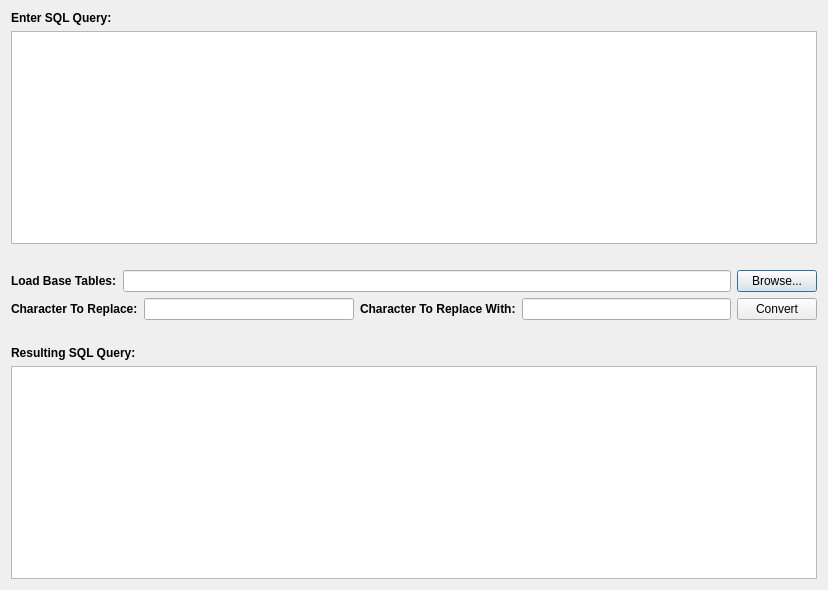
<?xml version="1.0" encoding="UTF-8"?>
<ui version="4.0">
 <class>frmMain</class>
 <widget class="QDialog" name="frmMain">
  <property name="geometry">
   <rect>
    <x>0</x>
    <y>0</y>
    <width>828</width>
    <height>590</height>
   </rect>
  </property>
  <property name="windowTitle">
   <string>SQL Find-n-Replace</string>
  </property>
  <property name="sizeGripEnabled">
   <bool>false</bool>
  </property>
  <layout class="QGridLayout" name="gridLayout">
   <item row="6" column="0" colspan="3">
    <widget class="QLabel" name="lblResultingQuery">
     <property name="text">
      <string>&lt;b&gt;Resulting SQL Query:&lt;/b&gt;</string>
     </property>
    </widget>
   </item>
   <item row="4" column="2">
    <widget class="QLineEdit" name="lneCharToReplace"/>
   </item>
   <item row="1" column="0" colspan="7">
    <widget class="QTextEdit" name="txtSQLToChange">
     <property name="placeholderText">
      <string/>
     </property>
    </widget>
   </item>
   <item row="7" column="0" colspan="7">
    <widget class="QTextBrowser" name="txtResultingQuery"/>
   </item>
   <item row="3" column="5" colspan="2">
    <widget class="QPushButton" name="btnBrowse">
     <property name="text">
      <string>Browse...</string>
     </property>
    </widget>
   </item>
   <item row="0" column="0" colspan="3">
    <widget class="QLabel" name="lblEnterSQL">
     <property name="text">
      <string>&lt;b&gt;Enter SQL Query:&lt;/b&gt;</string>
     </property>
    </widget>
   </item>
   <item row="4" column="3">
    <widget class="QLabel" name="lblCharReplaceWith">
     <property name="text">
      <string>&lt;b&gt;Character To Replace With:&lt;/b&gt;</string>
     </property>
    </widget>
   </item>
   <item row="4" column="4">
    <widget class="QLineEdit" name="lneCharReplaceWith"/>
   </item>
   <item row="2" column="0" colspan="7">
    <spacer name="horizontalSpacer">
     <property name="orientation">
      <enum>Qt::Horizontal</enum>
     </property>
     <property name="sizeHint" stdset="0">
      <size>
       <width>807</width>
       <height>20</height>
      </size>
     </property>
    </spacer>
   </item>
   <item row="4" column="0" colspan="2">
    <widget class="QLabel" name="lblCharToReplace">
     <property name="text">
      <string>&lt;b&gt;Character To Replace:&lt;/b&gt;</string>
     </property>
    </widget>
   </item>
   <item row="5" column="0" colspan="7">
    <spacer name="horizontalSpacer_2">
     <property name="orientation">
      <enum>Qt::Horizontal</enum>
     </property>
     <property name="sizeHint" stdset="0">
      <size>
       <width>807</width>
       <height>20</height>
      </size>
     </property>
    </spacer>
   </item>
   <item row="4" column="5" colspan="2">
    <widget class="QPushButton" name="btnConvert">
     <property name="text">
      <string>Convert</string>
     </property>
    </widget>
   </item>
   <item row="3" column="0">
    <widget class="QLabel" name="lblSelectBaseTables">
     <property name="text">
      <string>&lt;b&gt;Load Base Tables:&lt;/b&gt;</string>
     </property>
    </widget>
   </item>
   <item row="3" column="1" colspan="4">
    <widget class="QLineEdit" name="lneBaseTables"/>
   </item>
  </layout>
 </widget>
 <tabstops>
  <tabstop>txtSQLToChange</tabstop>
  <tabstop>lneBaseTables</tabstop>
  <tabstop>btnBrowse</tabstop>
  <tabstop>lneCharToReplace</tabstop>
  <tabstop>lneCharReplaceWith</tabstop>
  <tabstop>btnConvert</tabstop>
  <tabstop>txtResultingQuery</tabstop>
 </tabstops>
 <resources/>
 <connections/>
</ui>
